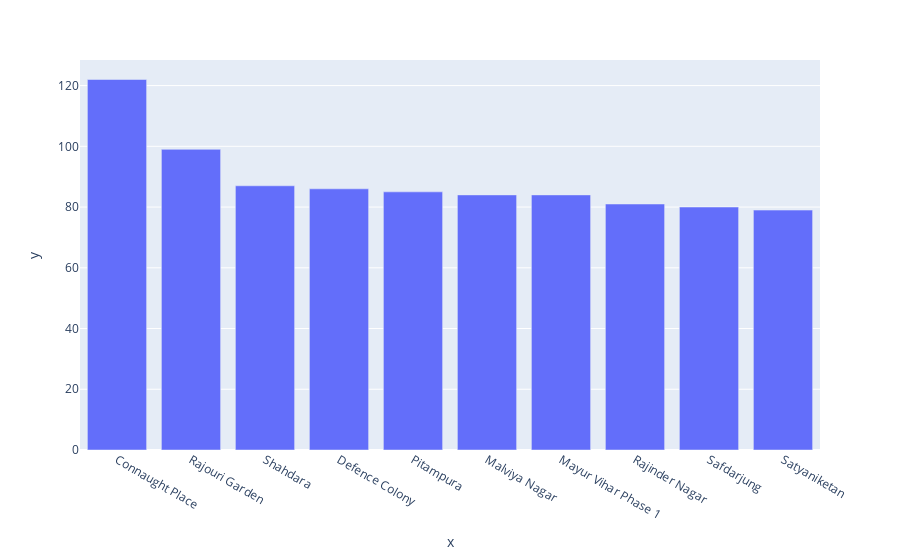

This figure's notebook cell:
### Code cell
px.bar(x=Delhi.Locality.value_counts().head(10).index,
y=Delhi.Locality.value_counts().head(10))

### Figure 1 — Plotly figure (JSON) as saved in the notebook; plotly's stock layout.template omitted (floating-point values rounded to 4 significant figures)
{"data": [{"alignmentgroup": "True", "hovertemplate": "x=%{x}<br>y=%{y}<extra></extra>", "legendgroup": "", "marker": {"color": "#636efa", "pattern": {"shape": ""}}, "name": "", "offsetgroup": "", "orientation": "v", "showlegend": false, "textposition": "auto", "type": "bar", "x": ["Connaught Place", "Rajouri Garden", "Shahdara", "Defence Colony", "Pitampura", "Malviya Nagar", "Mayur Vihar Phase 1", "Rajinder Nagar", "Safdarjung", "Satyaniketan"], "xaxis": "x", "y": [122, 99, 87, 86, 85, 84, 84, 81, 80, 79], "yaxis": "y"}], "layout": {"autosize": true, "barmode": "relative", "legend": {"tracegroupgap": 0}, "margin": {"t": 60}, "xaxis": {"anchor": "y", "autorange": true, "domain": [0, 1], "range": [-0.5, 9.5], "title": {"text": "x"}, "type": "category"}, "yaxis": {"anchor": "x", "autorange": true, "domain": [0, 1], "range": [0, 128.4], "title": {"text": "y"}, "type": "linear"}}}
